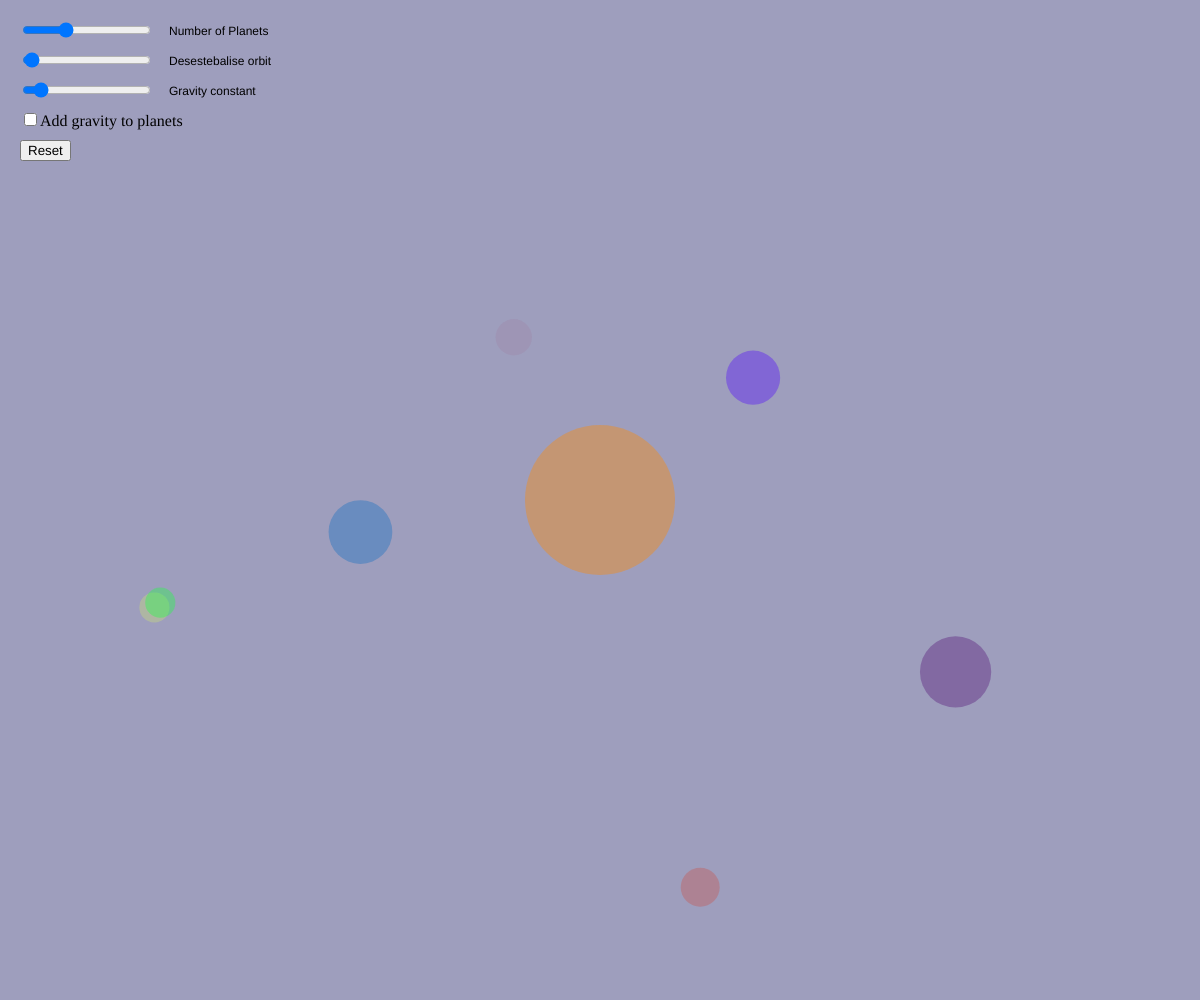
Frame 1 (no input)
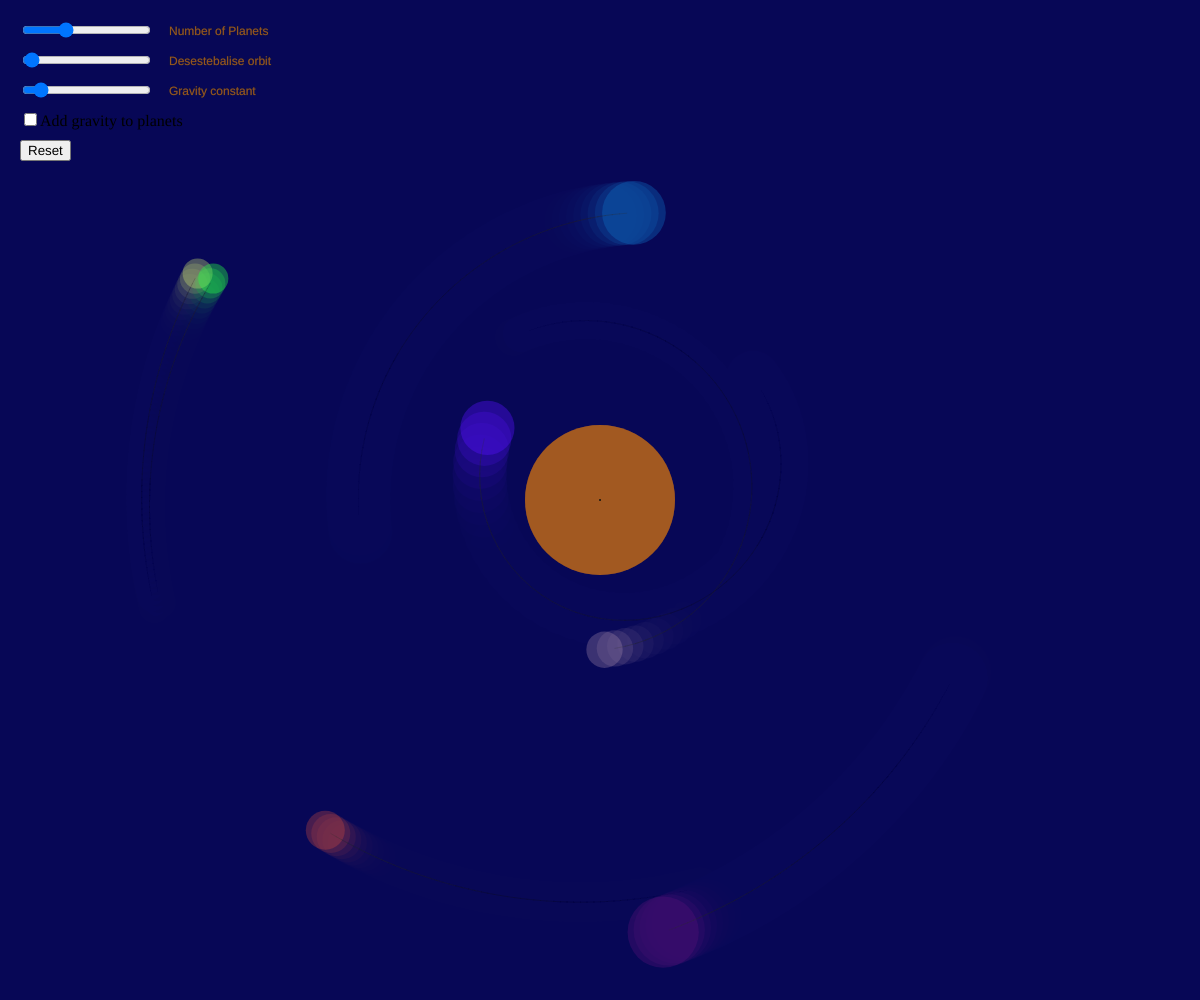
Frame 60 (no input)
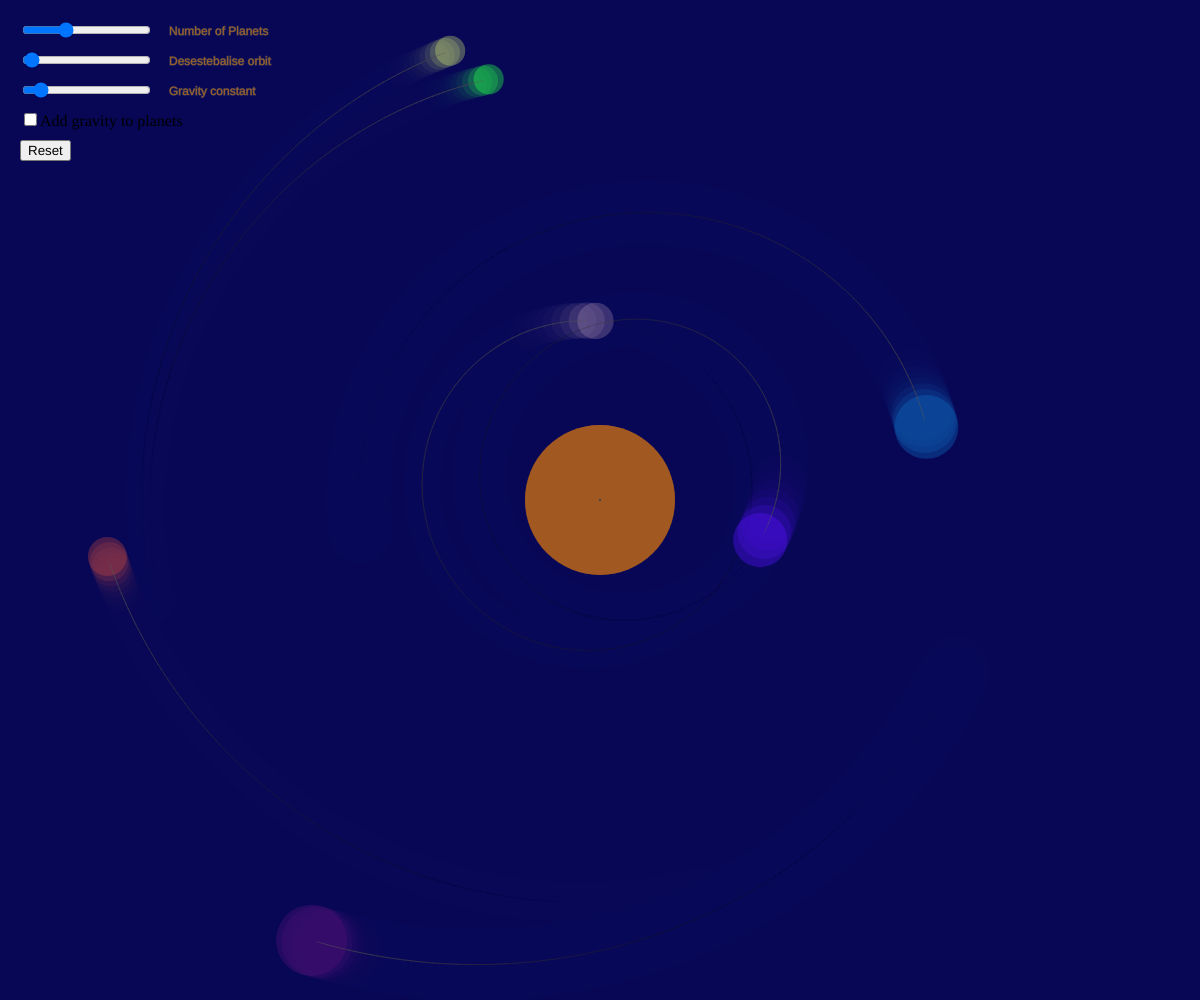
Frame 120 (the mouse pressed at the canvas centre since frame 60)

The p5.js sketch that drew these frames (run headless with seeded random() and noise() and a simulated clock; from frame 60 on, the mouse is pressed at the canvas centre):

// p5.js sketch
// ── sketch.js
let G = 100;
let numPlanets = 7;
let sun;
let destebalise = 0.2;

function reset() {
	clear();
	milkway = new Galaxy();

	sun = new Sun(150, createVector(0, 0), createVector(0, 0), milkway, [
		255,
		137,
		0,
		100
	]);

	for (let i = 0; i < numPlanets; i++) {
		let r = random(sun.r, min(windowWidth / 2, windowHeight / 2));
		let theta = random(TWO_PI);
		let planetPos = createVector(r * cos(theta), r * sin(theta));
		planetVel = orbitate(sun, planetPos);

		planet = new Planet(random(4, sun.mass / 10), planetPos, planetVel, milkway);
	}
}

function setup() {
	clear();

	numPlanetsSlider = createSlider(1, 20, 7, 1);
	numPlanetsSlider.position(20, 20);
	destebaliseSlider = createSlider(0, 10, 0.2, 0.1);
	destebaliseSlider.position(20, 50);
	GSlider = createSlider(0, 1000, 100, 1);
	GSlider.position(20, 80);
	checkbox = createCheckbox('Add gravity to planets', false);
	checkbox.position(20, 110);
	button = createButton('Reset');
	button.position(20, 140);
	button.mousePressed(reset);

	canvas = createCanvas(windowWidth, windowHeight);
	milkway = new Galaxy();

	sun = new Sun(150, createVector(0, 0), createVector(0, 0), milkway, [
		255,
		137,
		0,
		100
	]);

	for (let i = 0; i < numPlanets; i++) {
		let r = random(sun.r, min(windowWidth / 2, windowHeight / 2));
		let theta = random(TWO_PI);
		let planetPos = createVector(r * cos(theta), r * sin(theta));
		planetVel = orbitate(sun, planetPos);

		planet = new Planet(random(4, sun.mass / 10), planetPos, planetVel, milkway);
	}
}

function draw() {
	translate(-sun.pos.x + windowWidth / 2, windowHeight / 2);
	background(color(10, 10, 88, 100));

	let numPlanetsSliderValue = numPlanetsSlider.value();
	let destebaliseSliderValue = destebaliseSlider.value();
	G = GSlider.value();

	text(
		'Number of Planets',
		numPlanetsSlider.x * 2 + numPlanetsSlider.width - windowWidth / 2 + sun.pos.x,
		35 - windowHeight / 2
	);
	text(
		'Desestebalise orbit',
		destebaliseSlider.x * 2 + destebaliseSlider.width - windowWidth / 2 + sun.pos.x,
		65 - windowHeight / 2
	);
	text('Gravity constant', GSlider.x * 2 + GSlider.width - windowWidth / 2 + sun.pos.x, 95 - windowHeight / 2);
	fill(0, 102, 153);

	milkway.attractSun();
	attractPlanets(checkbox.checked());
	milkway.update();

	if (numPlanetsSliderValue != numPlanets || destebaliseSliderValue != destebalise) {
		numPlanets = numPlanetsSliderValue;
		destebalise = destebaliseSliderValue;

		reset();
	}
}

function orbitate(body, childPos) {
	let childVel = childPos.copy();
	childVel.rotate(HALF_PI);
	childVel.setMag(sqrt(G * body.mass / childPos.mag()));
	childVel.mult(random(1 - destebalise, 1 + destebalise));

	return childVel;
}

function attractPlanets(boolean) {
	if (boolean) {
		milkway.attractPlanets();
	}
}

// ── galaxy.js
class Galaxy {
	constructor() {
		this.planets = [];
		this.suns = [];
	}

	update() {
		this.planets.forEach((planet) => {
			planet.update();
			planet.show();
		});

		this.suns.forEach((sun) => {
			sun.update();
			sun.show();
		});
	}

	attractSun() {
		this.suns.forEach((sun) => {
			this.planets.forEach((planet) => {
				sun.attract(planet);
			});
		});
	}

	attractPlanets() {
		for (let i = 0; i < this.planets.length; i++) {
			for (let j = 0; j < this.planets.length; j++) {
				if (this.planets[i] != this.planets[j]) {
					this.planets[i].attract(this.planets[j]);
				}
			}
		}
	}

	pushPlanet(planet) {
		this.planets.push(planet);
	}

	pushSun(sun) {
		this.suns.push(sun);
	}
}

// ── planet.js
class Planet {
	constructor(mass, _pos, _vel, galaxy, color) {
		this.mass = mass;
		this.pos = _pos;
		this.vel = _vel;
		this.r = this.mass * 5;
		this.path = [];
		this.color = color || [
			random(255),
			random(255),
			random(255),
			random(80, 100)
		];
		this.galaxy = galaxy;
		this.galaxy.pushPlanet(this);
	}

	show() {
		noStroke();
		fill(color(this.color[0], this.color[1], this.color[2], this.color[3]));
		ellipse(this.pos.x, this.pos.y, this.r, this.r);

		for (let i = 0; i < this.path.length - 2; i++) {
			stroke(i - 10, i);
			line(this.path[i].x, this.path[i].y, this.path[i + 1].x, this.path[i + 1].y);
		}
	}

	update() {
		this.pos.x += this.vel.x;
		this.pos.y += this.vel.y;
		this.path.push(this.pos.copy());

		if (this.path.length > 100) {
			this.path.splice(0, 1);
		}
	}

	applyForce(f) {
		this.vel.x += f.x / this.mass;
		this.vel.y += f.y / this.mass;
	}

	attract(child) {
		let r = dist(this.pos.x, this.pos.y, child.pos.x, child.pos.y);
		let f = this.pos.copy().sub(child.pos);
		f.setMag(G * this.mass * child.mass / (r * r));
		child.applyForce(f);
	}
}

// ── sun.js
class Sun {
	constructor(mass, _pos, _vel, galaxy, color) {
		this.mass = mass;
		this.pos = _pos;
		this.vel = _vel;
		this.r = this.mass;
		this.path = [];
		this.color = color || [
			random(255),
			random(255),
			random(255),
			random(80, 100)
		];
		this.galaxy = galaxy;
		this.galaxy.pushSun(this);
	}

	show() {
		noStroke();
		fill(color(this.color[0], this.color[1], this.color[2], this.color[3]));
		ellipse(this.pos.x, this.pos.y, this.r, this.r);

		for (let i = 0; i < this.path.length - 2; i++) {
			stroke(i - 10, i);
			line(this.path[i].x, this.path[i].y, this.path[i + 1].x, this.path[i + 1].y);
		}
	}

	update() {
		this.pos.x += this.vel.x;
		this.pos.y += this.vel.y;
		this.path.push(this.pos.copy());

		if (this.path.length > 100) {
			this.path.splice(0, 1);
		}
	}

	applyForce(f) {
		this.vel.x += f.x / this.mass;
		this.vel.y += f.y / this.mass;
	}

	attract(child) {
		let r = dist(this.pos.x, this.pos.y, child.pos.x, child.pos.y);
		let f = this.pos.copy().sub(child.pos);
		f.setMag(G * this.mass * child.mass / (r * r));
		child.applyForce(f);
	}
}
